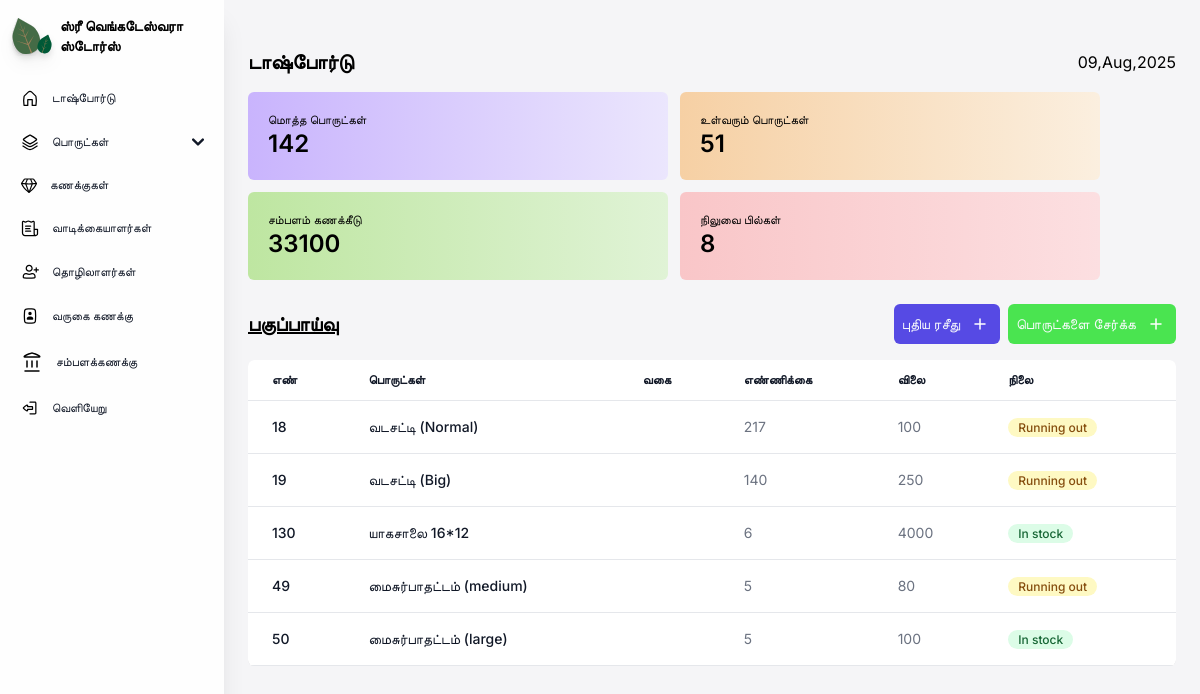
/dashboard/ (signed in), run on an earlier commit of the app's database.
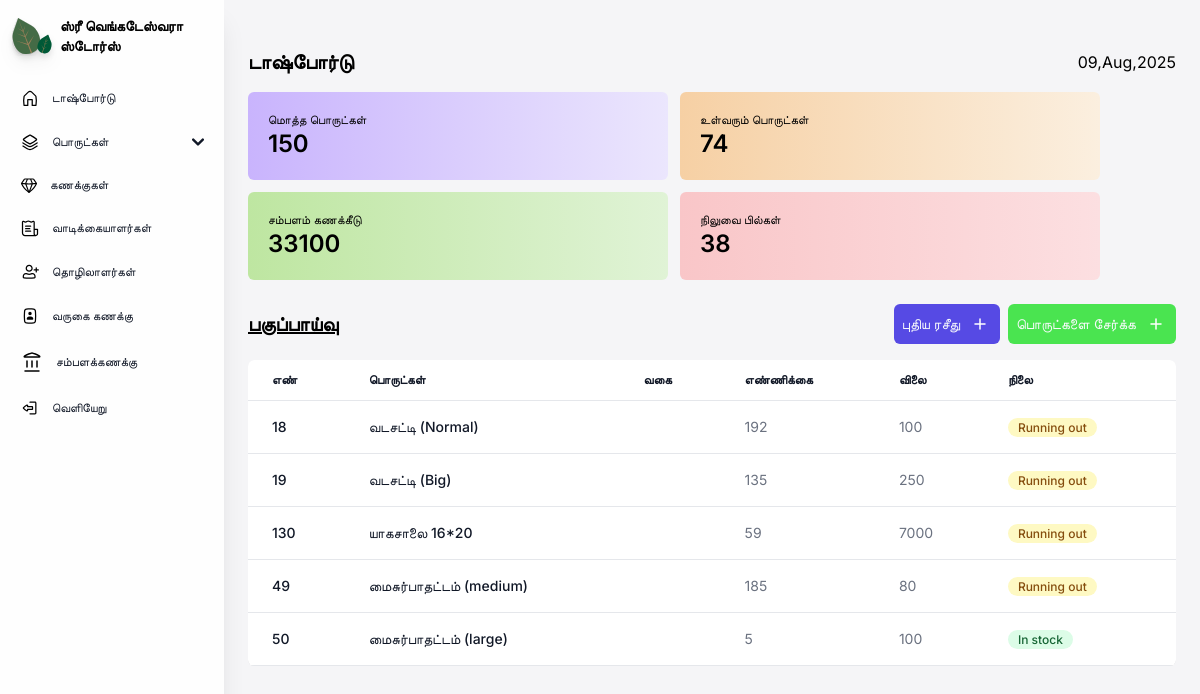
And on a later commit of the database.
### core/models.py (models this page shows, shortened)
class stock(models.Model):
    productname = models.CharField(max_length=70, db_index=True)
    category = models.CharField(max_length=50, blank=True)
    maximumstock = models.PositiveIntegerField()
    quantity = models.PositiveIntegerField()
    price = models.PositiveIntegerField()

### core/views.py (the view)
# urls.py: path('dashboard/', cvs.dashboard),
@login_required(login_url='/auth/signup/')
def dashboard(request):
    model = stock.objects.all()
    ovdc = model.order_by('productname')
    model_bills = bill.objects.filter(billstatus='opened')
    ic_stock  = 0
    for i in model:
        if i.quantity < i.maximumstock:
            ic_stock+=1
    context = {
        'overviewdata':ovdc.reverse()[:5],
        'stockcount': model.count(),
        'iccount': ic_stock,
        'billcount': model_bills.count(),
        'salarydue': salaryobj.objects.aggregate(Sum('salarydue'))['salarydue__sum']
        }
    return render(request, "core/dashboard.html", context)

### core/templates/core/dashboard.html (shortened to what this page needs)
{% load static %}
{% load static tailwind_tags%}
<!DOCTYPE html>
<html lang="en">
<head>
    <link href="https://cdnjs.cloudflare.com/ajax/libs/flowbite/2.3.0/flowbite.min.css" rel="stylesheet" />
    {% tailwind_css %}
</head>
<body class="font-inter bg-[#F5F5F7] max-w-full">
<section class="sm:ml-56 px-6 pb-4 max-w-full">
    <div class="relative">
    {% include 'core/navigation.html' %}
    </div>
    <div class="flex justify-between w-full items-center sm:mt-12 mt-6">
        <div>
            <p class="font-inter font-semibold text-xl">டாஷ்போர்டு</p>
        </div>
        <div class="items-center gap-4 hidden sm:flex">
            <p class="date">21,April,2024</p>
        </div>
    </div>
    <main class="mt-4 min-w-full">
    <div class="infobox flex w-full gap-3 flex-wrap items-center">
        <a href="/stocks" class="w-[420px] max-h-[115px]">
        <div class="box max-w-full p-5 bg-gradient-to-r from-[#C9B4FD] to-[#EBE6FD] rounded-md hover:scale-105 transition duration-500">
            <p class="text-xs">மொத்த பொருட்கள்</p>
            <p class="text-2xl font-semibold">{{stockcount}}</p>
        </div>
        </a>
        <a href="/incomingstocks" class="w-[420px] max-h-[115px]">
        <div class="box max-w-full p-5 bg-gradient-to-r from-[#F6D0A4] to-[#FBEFDF] rounded-md hover:scale-105 transition duration-500">
            <p class="text-xs">உள்வரும் பொருட்கள்</p>
            <p class="text-2xl font-semibold">{{iccount}}</p>
        </div>
        </a>
        <a href="/salarymanagement" class="w-[420px] max-h-[115px]">
        <div class="box max-w-full p-5 bg-gradient-to-r from-[#BEE6A1] to-[#E0F3D6] rounded-md hover:scale-105 transition duration-500">
            <p class="text-xs">சம்பளம் கணக்கீடு</p>
            <p class="text-2xl font-semibold">
                {% if salarydue == None %}
                    0
                {% else %}
                {{salarydue}}
                {% endif %}
            </p>
        </div>
        </a>
        <a href="/bills" class="w-[420px] max-h-[115px]">
        <div class="box max-w-full p-5 bg-gradient-to-r from-[#F9C6C8] to-[#FCDFE1] rounded-md hover:scale-105 transition duration-500">
            <p class="text-xs">நிலுவை பில்கள்</p>
            <p class="text-2xl font-semibold">{{billcount}}</p>
        </div>
        </a>
    </div>
    <div class="flex justify-between mt-6 items-center gap-2 flex-wrap">
    <p class="font-semibold text-xl underline">பகுப்பாய்வு</p>
    <div class="flex gap-2">
        <a href="/newbill">
        <button class="px-2 py-2 bg-[#564AE4] flex items-center rounded-md gap-2 text-slate-50 text-sm">
            புதிய ரசீது
            <img src="{% static  'images/Plus.svg' %}" alt="plus">
        </button>
        </a>
        <a href="/addstock">
        <button class="px-2 py-2 bg-[#4AE450] flex items-center rounded-md gap-2 text-slate-50 text-sm font-inter">
            பொருட்களை சேர்க்க
            <img src="{% static  'images/Plus.svg' %}" alt="plus">
        </button>
        </a>
    </div>
    </div>
        <div class="relative max-w-[100%] overflow-x-scroll mt-4 rounded-md">
            <table class="text-sm text-left rtl:text-right text-gray-500 bg-white dark:text-gray-400 rounded-md shadow-md overflow-x-auto w-full">
                <thead class="border-b text-xs text-gray-900 uppercase dark:text-gray-400">
                    <tr>
                        <th scope="col" class="px-6 py-3">
                            எண்
                        </th>
                        <th scope="col" class="px-6 py-3">
                            பொருட்கள்
                        </th>
                        <th scope="col" class="px-6 py-3">
                            வகை
                        </th>
                        <th scope="col" class="px-6 py-3">
                            எண்ணிக்கை
                        </th>
                        <th scope="col" class="px-6 py-3">
                            விலை
                        </th>
                        <th scope="col" class="px-6 py-3">
                            நிலை
                        </th>
                    </tr>
                </thead>
                <tbody>
                    {% for stock in overviewdata %}
                    <tr class="border-b">
                        <th scope="row" class="px-6 py-4 font-medium text-gray-900 whitespace-nowrap">
                            {{stock.id}}
                        </th>
                        <th scope="row" class="px-6 py-4 font-medium text-gray-900 whitespace-nowrap">
                            {{stock.productname}}
                        </th>
                        <td class="px-6 py-4">
                        </td>
                        <td class="px-6 py-4">
                            {{stock.quantity}}
                        </td>
                        <td class="px-6 py-4">
                            {{stock.price}}
                        </td>
                        <td class="px-6 py-4">
                            {% if stock.quantity < stock.maximumstock %}
                            <span class="bg-yellow-100 text-yellow-800 text-xs font-medium me-2 px-2.5 py-0.5 rounded-full dark:bg-yellow-900 dark:text-yellow-300">
                                Running out
                            </span>
                            {% else %}
                                <span class="bg-green-100 text-green-800 text-xs font-medium me-2 px-2.5 py-0.5 rounded-full dark:bg-yellow-900 dark:text-yellow-300">
                                    In stock
                                </span>
                            {% endif %}
                        </td>
                    </tr>
                    {% endfor %}
                </tbody>
            </table>
        </div>
    </main>
</section>
</body>
</html>

### core/templates/core/navigation.html (shortened to what this page needs)
{% load static %}
<aside id="sidebar-multi-level-sidebar" class="fixed top-0 left-0 z-40 w-56 h-screen transition-transform -translate-x-full sm:translate-x-0 navbar" aria-label="Sidebar">
    <div class="h-full px-3 py-4 overflow-y-auto bg-[#FEFEFE] shadow-xl flex flex-col">
    <a href="/dashboard">
    <div class="flex gap-2 items-center mb-6 ">
        <img src="{% static 'images/logo1.svg' %}" class="max-w-[40px] drop-shadow-lg">
        <p class="text-sm font-semibold">ஸ்ரீ வெங்கடேஸ்வரா ஸ்டோர்ஸ்</p>
    </div>
    </a>
    <ul class="space-y-2 font-medium">
        <li>
            <a href="/dashboard" class="flex items-center p-2 text-gray-900 rounded-lgbg-gray-100 group hover:bg-gray-100">
                <img src="{% static 'images/Home.svg' %}" alt="">
                <span class="ms-3 text-xs">டாஷ்போர்டு</span>
            </a>
        </li>
        <li>
            <button type="button" class="flex items-center w-full p-2 text-base text-gray-900 transition duration-75 rounded-lg group hover:bg-gray-100" aria-controls="dropdown-example" data-collapse-toggle="dropdown-example">
                <img src="{% static 'images/Stack.svg' %}" alt="">
                <span class="flex-1 ms-3 text-left rtl:text-right whitespace-nowrap text-xs">பொருட்கள்</span>
                <svg class="w-3 h-3" aria-hidden="true" xmlns="http://www.w3.org/2000/svg" fill="none" viewBox="0 0 10 6">
                    <path stroke="currentColor" stroke-linecap="round" stroke-linejoin="round" stroke-width="2" d="m1 1 4 4 4-4"/>
                </svg>
            </button>
        </li>
        <li>
            <a href="/bills" class="flex items-center p-2 text-gray-900 rounded-lg hover:bg-gray-100">
                <img src="{% static 'images/Diamond.svg' %}" alt="">
                <span class="flex-1 ms-3 whitespace-nowrap text-xs">கணக்குகள்</span>
            </a>
        </li>
        <li>
            <a href="/clientbook" class="flex items-center p-2 text-gray-900 rounded-lg hover:bg-gray-100">
                <img src="{% static 'images/Invoice.svg' %}" alt="">
                <span class="flex-1 ms-3 whitespace-nowrap text-xs">வாடிக்கையாளர்கள்</span>
            </a>
        </li>
        <li>
            <a href="/laborbook " class="flex items-center p-2 text-gray-900 rounded-lg hover:bg-gray-100">
                <img src="{% static 'images/User-plus.svg' %}" alt="">
                <span class="flex-1 ms-3 whitespace-nowrap text-xs">தொழிலாளர்கள்</span>
            </a>
        </li>
        <li>
            <a href="/attendance" class="flex items-center p-2 text-gray-900 rounded-lg hover:bg-gray-100">
                <img src="{% static 'images/Contacts.svg' %}" alt="">
                <span class="flex-1 ms-3 whitespace-nowrap text-xs">வருகை கணக்கு</span>
            </a>
        </li>
        <li>
            <a href="/salarymanagement" class="flex items-center p-2 text-gray-900 rounded-lg hover:bg-gray-100">
                <img src="{% static 'images/Bank.svg' %}" alt="">
                <span class="flex-1 ms-3 whitespace-nowrap text-xs">சம்பளக்கணக்கு</span>
            </a>
        </li>
        <li>
            <a href="/auth/logout" class="flex items-center p-2 text-gray-900 rounded-lg hover:bg-gray-100">
                <img src="{% static 'images/Logout.svg' %}" alt="">
                <span class="flex-1 ms-3 whitespace-nowrap text-xs">வெளியேறு</span>
            </a>
        </li>
    </ul>
    </div>
</aside>

What changed in the data, as far as the page shows it:
changed stock "வடசட்டி (Normal)": quantity "217" → "192"
changed stock "வடசட்டி (Big)": quantity "140" → "135"
changed stock id 130: productname "யாகசாலை 16*12" → "யாகசாலை 16*20"; quantity "6" → "59"; price "4000" → "7000"; quantity "In stock" → "Running out"
changed stock "மைசுர்பாதட்டம் (medium)": quantity "5" → "185"
Also different on the page:
{{ stockcount }}: "142" → "150"
{{ iccount }}: "51" → "74"
{{ billcount }}: "8" → "38"
